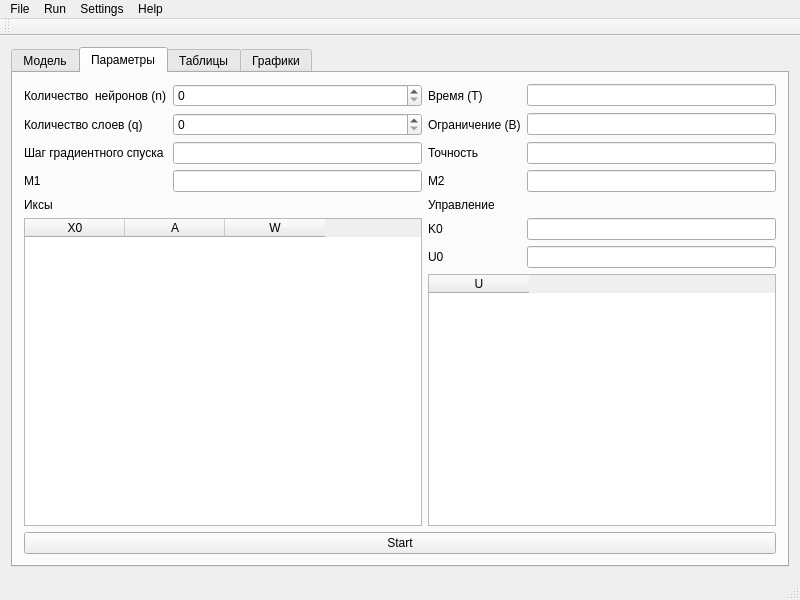
<?xml version="1.0" encoding="UTF-8"?>
<ui version="4.0">
 <class>MainWindow</class>
 <widget class="QMainWindow" name="MainWindow">
  <property name="geometry">
   <rect>
    <x>0</x>
    <y>0</y>
    <width>800</width>
    <height>600</height>
   </rect>
  </property>
  <property name="windowTitle">
   <string>MainWindow</string>
  </property>
  <widget class="QWidget" name="centralWidget">
   <layout class="QVBoxLayout" name="verticalLayout">
    <item>
     <widget class="QTabWidget" name="tabWidgetMain">
      <property name="currentIndex">
       <number>1</number>
      </property>
      <widget class="QWidget" name="tabModel">
       <property name="sizePolicy">
        <sizepolicy hsizetype="Expanding" vsizetype="Expanding">
         <horstretch>0</horstretch>
         <verstretch>0</verstretch>
        </sizepolicy>
       </property>
       <attribute name="title">
        <string>Модель</string>
       </attribute>
       <layout class="QHBoxLayout" name="horizontalLayout_4">
        <item>
         <widget class="QLabel" name="labelModel">
          <property name="text">
           <string/>
          </property>
         </widget>
        </item>
       </layout>
      </widget>
      <widget class="QWidget" name="tabParams">
       <attribute name="title">
        <string>Параметры</string>
       </attribute>
       <layout class="QHBoxLayout" name="horizontalLayout">
        <item>
         <layout class="QGridLayout" name="gridLayoutParams">
          <item row="5" column="2">
           <widget class="QLabel" name="labelK0">
            <property name="text">
             <string>K0</string>
            </property>
           </widget>
          </item>
          <item row="4" column="0">
           <widget class="QLabel" name="labelX">
            <property name="text">
             <string>Иксы</string>
            </property>
           </widget>
          </item>
          <item row="5" column="3">
           <widget class="QLineEdit" name="lineEditK0"/>
          </item>
          <item row="2" column="1">
           <widget class="QLineEdit" name="lineEditStep"/>
          </item>
          <item row="4" column="2" colspan="2">
           <widget class="QLabel" name="labelW">
            <property name="text">
             <string>Управление</string>
            </property>
           </widget>
          </item>
          <item row="1" column="2">
           <widget class="QLabel" name="labelB">
            <property name="text">
             <string>Ограничение (В)</string>
            </property>
           </widget>
          </item>
          <item row="0" column="2">
           <widget class="QLabel" name="labelT">
            <property name="text">
             <string>Время (T)</string>
            </property>
           </widget>
          </item>
          <item row="1" column="0">
           <widget class="QLabel" name="labelQ">
            <property name="text">
             <string>Количество слоев (q)</string>
            </property>
           </widget>
          </item>
          <item row="8" column="0" colspan="4">
           <widget class="QPushButton" name="pushButtonStart">
            <property name="text">
             <string>Start</string>
            </property>
           </widget>
          </item>
          <item row="3" column="3">
           <widget class="QLineEdit" name="lineEditM2"/>
          </item>
          <item row="1" column="1">
           <widget class="QSpinBox" name="spinBoxNumLay"/>
          </item>
          <item row="0" column="3">
           <widget class="QLineEdit" name="lineEditTime"/>
          </item>
          <item row="3" column="1">
           <widget class="QLineEdit" name="lineEditM1"/>
          </item>
          <item row="3" column="2">
           <widget class="QLabel" name="labelM2">
            <property name="text">
             <string>M2</string>
            </property>
           </widget>
          </item>
          <item row="2" column="2">
           <widget class="QLabel" name="labelE">
            <property name="text">
             <string>Точность</string>
            </property>
           </widget>
          </item>
          <item row="2" column="3">
           <widget class="QLineEdit" name="lineEditAccur"/>
          </item>
          <item row="2" column="0">
           <widget class="QLabel" name="labelA">
            <property name="text">
             <string>Шаг градиентного спуска</string>
            </property>
           </widget>
          </item>
          <item row="3" column="0">
           <widget class="QLabel" name="labelM1">
            <property name="text">
             <string>M1</string>
            </property>
           </widget>
          </item>
          <item row="0" column="1">
           <widget class="QSpinBox" name="spinBoxNumNeur"/>
          </item>
          <item row="1" column="3">
           <widget class="QLineEdit" name="lineEditLimit"/>
          </item>
          <item row="0" column="0">
           <widget class="QLabel" name="labelN">
            <property name="text">
             <string>Количество  нейронов (n)</string>
            </property>
           </widget>
          </item>
          <item row="6" column="3">
           <widget class="QLineEdit" name="lineEditU0"/>
          </item>
          <item row="6" column="2">
           <widget class="QLabel" name="labelU0">
            <property name="text">
             <string>U0</string>
            </property>
           </widget>
          </item>
          <item row="7" column="2" colspan="2">
           <widget class="QTableWidget" name="tableWidgetControl">
            <column>
             <property name="text">
              <string>U</string>
             </property>
            </column>
           </widget>
          </item>
          <item row="5" column="0" rowspan="3" colspan="2">
           <widget class="QTableWidget" name="tableWidgetInitValues">
            <column>
             <property name="text">
              <string>X0</string>
             </property>
            </column>
            <column>
             <property name="text">
              <string>A</string>
             </property>
            </column>
            <column>
             <property name="text">
              <string>W</string>
             </property>
            </column>
           </widget>
          </item>
         </layout>
        </item>
       </layout>
      </widget>
      <widget class="QWidget" name="tabTables">
       <attribute name="title">
        <string>Таблицы</string>
       </attribute>
       <layout class="QHBoxLayout" name="horizontalLayout_3">
        <item>
         <widget class="QTabWidget" name="tabWidgetTables">
          <property name="currentIndex">
           <number>0</number>
          </property>
          <widget class="QWidget" name="tabFinalX">
           <attribute name="title">
            <string>Иксы</string>
           </attribute>
           <layout class="QHBoxLayout" name="horizontalLayout_5">
            <item>
             <widget class="QTableWidget" name="tableWidgetFinalX"/>
            </item>
           </layout>
          </widget>
          <widget class="QWidget" name="tabControl">
           <attribute name="title">
            <string>Управление</string>
           </attribute>
           <layout class="QHBoxLayout" name="horizontalLayout_6">
            <item>
             <widget class="QTabWidget" name="tabWidgetControl">
              <property name="currentIndex">
               <number>-1</number>
              </property>
             </widget>
            </item>
           </layout>
          </widget>
          <widget class="QWidget" name="tabI">
           <attribute name="title">
            <string>Страница</string>
           </attribute>
           <layout class="QHBoxLayout" name="horizontalLayout_7">
            <item>
             <widget class="QTextBrowser" name="textBrowserLog"/>
            </item>
           </layout>
          </widget>
         </widget>
        </item>
       </layout>
      </widget>
      <widget class="QWidget" name="tabGraphs">
       <attribute name="title">
        <string>Графики</string>
       </attribute>
       <layout class="QHBoxLayout" name="horizontalLayout_2">
        <item>
         <widget class="QTabWidget" name="tabWidget">
          <property name="currentIndex">
           <number>0</number>
          </property>
          <widget class="QWidget" name="tabX">
           <attribute name="title">
            <string>X</string>
           </attribute>
           <layout class="QHBoxLayout" name="horizontalLayout_8">
            <item>
             <widget class="QCustomPlot" name="customPlotX" native="true"/>
            </item>
           </layout>
          </widget>
          <widget class="QWidget" name="tabW">
           <attribute name="title">
            <string>W</string>
           </attribute>
           <layout class="QHBoxLayout" name="horizontalLayout_9">
            <item>
             <widget class="QCustomPlot" name="customPlotW" native="true"/>
            </item>
           </layout>
          </widget>
         </widget>
        </item>
       </layout>
      </widget>
     </widget>
    </item>
   </layout>
  </widget>
  <widget class="QMenuBar" name="menuBar">
   <property name="geometry">
    <rect>
     <x>0</x>
     <y>0</y>
     <width>800</width>
     <height>20</height>
    </rect>
   </property>
   <widget class="QMenu" name="menuParameters">
    <property name="title">
     <string>File</string>
    </property>
    <addaction name="actionLoad"/>
    <addaction name="actionSave"/>
   </widget>
   <widget class="QMenu" name="menuRun">
    <property name="title">
     <string>Run</string>
    </property>
   </widget>
   <widget class="QMenu" name="menuSettings">
    <property name="title">
     <string>Settings</string>
    </property>
   </widget>
   <widget class="QMenu" name="menuHelp">
    <property name="title">
     <string>Help</string>
    </property>
    <addaction name="actionAbout"/>
   </widget>
   <addaction name="menuParameters"/>
   <addaction name="menuRun"/>
   <addaction name="menuSettings"/>
   <addaction name="menuHelp"/>
  </widget>
  <widget class="QToolBar" name="mainToolBar">
   <attribute name="toolBarArea">
    <enum>TopToolBarArea</enum>
   </attribute>
   <attribute name="toolBarBreak">
    <bool>false</bool>
   </attribute>
  </widget>
  <widget class="QStatusBar" name="statusBar"/>
  <action name="actionSave">
   <property name="text">
    <string>Save</string>
   </property>
  </action>
  <action name="actionLoad">
   <property name="text">
    <string>Load</string>
   </property>
  </action>
  <action name="actionAbout">
   <property name="text">
    <string>About</string>
   </property>
  </action>
 </widget>
 <layoutdefault spacing="6" margin="11"/>
 <customwidgets>
  <customwidget>
   <class>QCustomPlot</class>
   <extends>QWidget</extends>
   <header>qcustomplot.h</header>
   <container>1</container>
  </customwidget>
 </customwidgets>
 <resources/>
 <connections/>
</ui>
